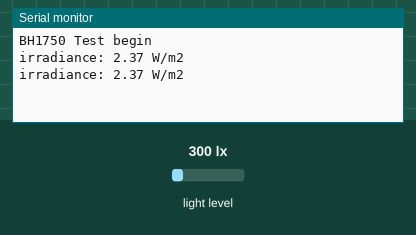
Bench run of a sketch on a simulated Arduino Uno, built with avr-gcc and run on an emulated ATmega328P. Shown: the last lines printed to the serial monitor. The inputs (shaded band) are chosen by the test bench; at power-on: light level 300 lx.

Above: at 1.8 s.
1.9 s: light level set to 40 lx
At 2.5 s:
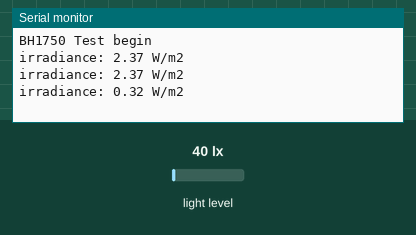
3.4 s: light level set to 500 lx
At 4.8 s:
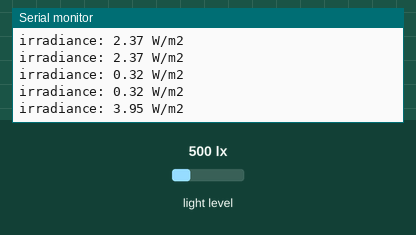
Timing chart, 0 to 6.4 s (numbered marks = the images above; inputs shaded):
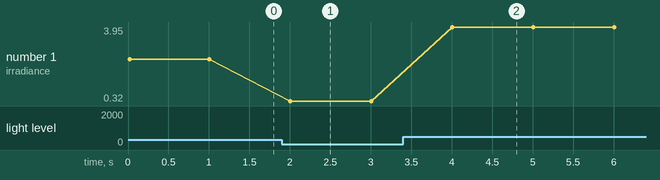

The sketch:

BH1750_Irradiance_Sensor.ino
```cpp
/*
  Example of BH1750 library usage.
  This example initialises the BH1750 object using the default high resolution
  continuous mode and then makes a light level reading every second.
  Connection:
    VCC -> 3V3 or 5V
    GND -> GND
    SCL -> SCL (A5 on Arduino Uno, Leonardo, etc or 21 on Mega and Due, on esp8266 free selectable)
    SDA -> SDA (A4 on Arduino Uno, Leonardo, etc or 20 on Mega and Due, on esp8266 free selectable)
    ADD -> (not connected) or GND
  ADD pin is used to set sensor I2C address. If it has voltage greater or equal to
  0.7VCC voltage (e.g. you've connected it to VCC) the sensor address will be
  0x5C. In other case (if ADD voltage less than 0.7 * VCC) the sensor address will
  be 0x23 (by default).
*/
#include <Wire.h>
#include <BH1750.h>
BH1750 lightMeter;
void setup(){
  Serial.begin(9600);
  // Initialize the I2C bus (BH1750 library doesn't do this automatically)
  Wire.begin();
  // On esp8266 you can select SCL and SDA pins using Wire.begin(D4, D3);
  // For Wemos / Lolin D1 Mini Pro and the Ambient Light shield use Wire.begin(D2, D1);
  lightMeter.begin();
  Serial.println(F("BH1750 Test begin"));
}
void loop() {
  float lux = lightMeter.readLightLevel();
  float irr = (lux*0.0079);
  Serial.print("irradiance: ");
  Serial.print(irr);
  Serial.println(" W/m2");
  delay(1000);
}
```

Measured:
- after the input at 1.9 s, the serial monitor: prints a new line after 0.10 s (image 1)
- after the input at 3.4 s, the serial monitor: prints a new line after 0.61 s (image 2)
- plotted number 1: 2.37 → 0.32 after the input at 1.9 s, 0.32 → 3.95 after the input at 3.4 s
